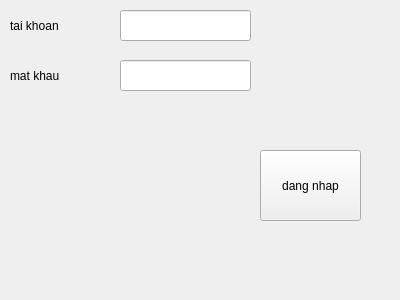
<?xml version="1.0" encoding="UTF-8"?>
<ui version="4.0">
 <class>Form</class>
 <widget class="QWidget" name="Form">
  <property name="geometry">
   <rect>
    <x>0</x>
    <y>0</y>
    <width>400</width>
    <height>300</height>
   </rect>
  </property>
  <property name="windowTitle">
   <string>Form</string>
  </property>
  <widget class="QLabel" name="nhan_tai_khoan">
   <property name="geometry">
    <rect>
     <x>10</x>
     <y>10</y>
     <width>81</width>
     <height>31</height>
    </rect>
   </property>
   <property name="text">
    <string>tai khoan</string>
   </property>
  </widget>
  <widget class="QLabel" name="nhap_mat_khau">
   <property name="geometry">
    <rect>
     <x>10</x>
     <y>30</y>
     <width>111</width>
     <height>91</height>
    </rect>
   </property>
   <property name="text">
    <string>mat khau</string>
   </property>
  </widget>
  <widget class="QLineEdit" name="o_nhap_tai_khoan">
   <property name="geometry">
    <rect>
     <x>120</x>
     <y>10</y>
     <width>131</width>
     <height>31</height>
    </rect>
   </property>
  </widget>
  <widget class="QLineEdit" name="o_nhap_mat_khau">
   <property name="geometry">
    <rect>
     <x>120</x>
     <y>60</y>
     <width>131</width>
     <height>31</height>
    </rect>
   </property>
   <property name="echoMode">
    <enum>QLineEdit::Password</enum>
   </property>
  </widget>
  <widget class="QPushButton" name="nut_dang_nhap">
   <property name="geometry">
    <rect>
     <x>260</x>
     <y>150</y>
     <width>101</width>
     <height>71</height>
    </rect>
   </property>
   <property name="text">
    <string>dang nhap</string>
   </property>
  </widget>
 </widget>
 <resources/>
 <connections/>
</ui>
